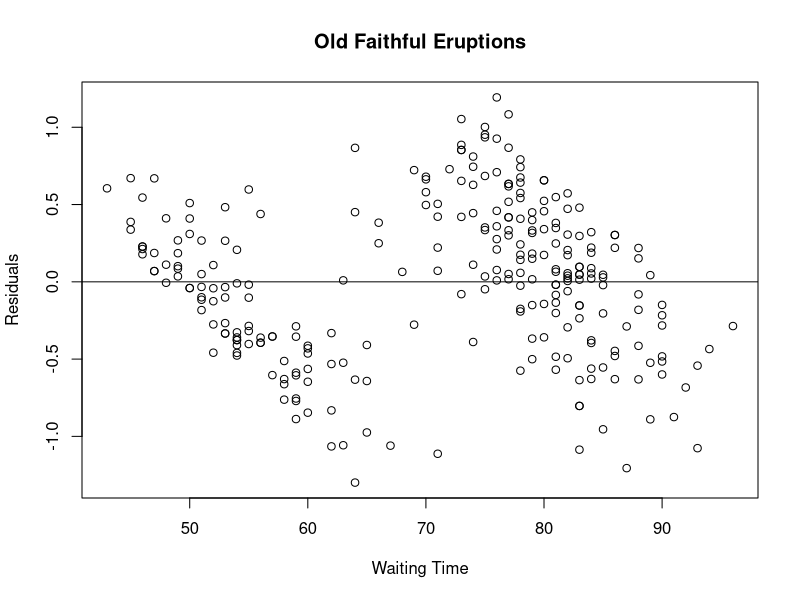

Write R code to recreate this figure.
## ---- chunk 1
eruption.lm = lm(eruptions ~ waiting, data=faithful) 
eruption.res = resid(eruption.lm) 
## ---- chunk 2

plot(faithful$waiting, eruption.res, 
     ylab="Residuals", xlab="Waiting Time", 
     main="Old Faithful Eruptions") 
 abline(0, 0)                  # the horizon 
